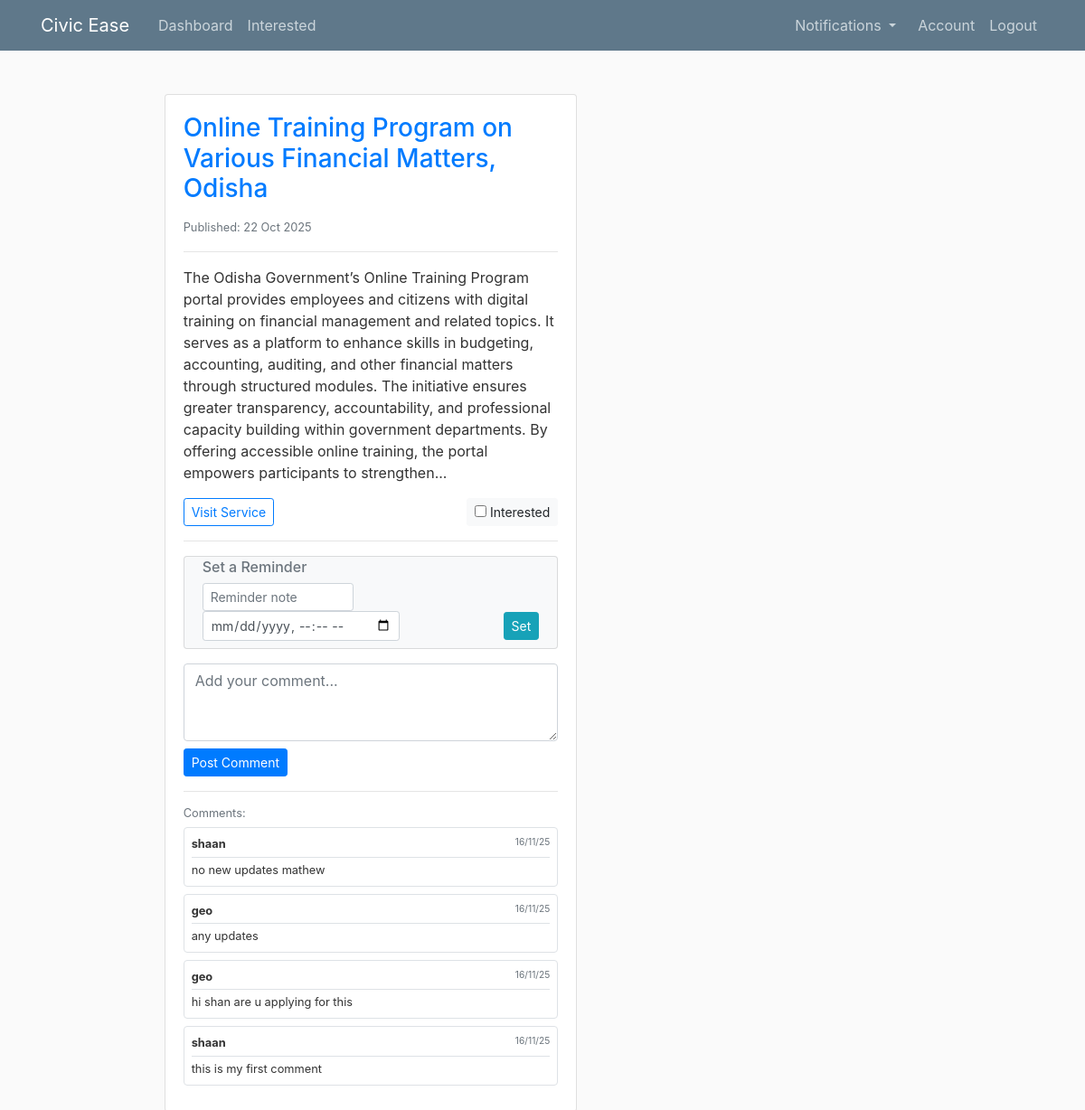
Before: /post/1 (signed in) with the older database file.
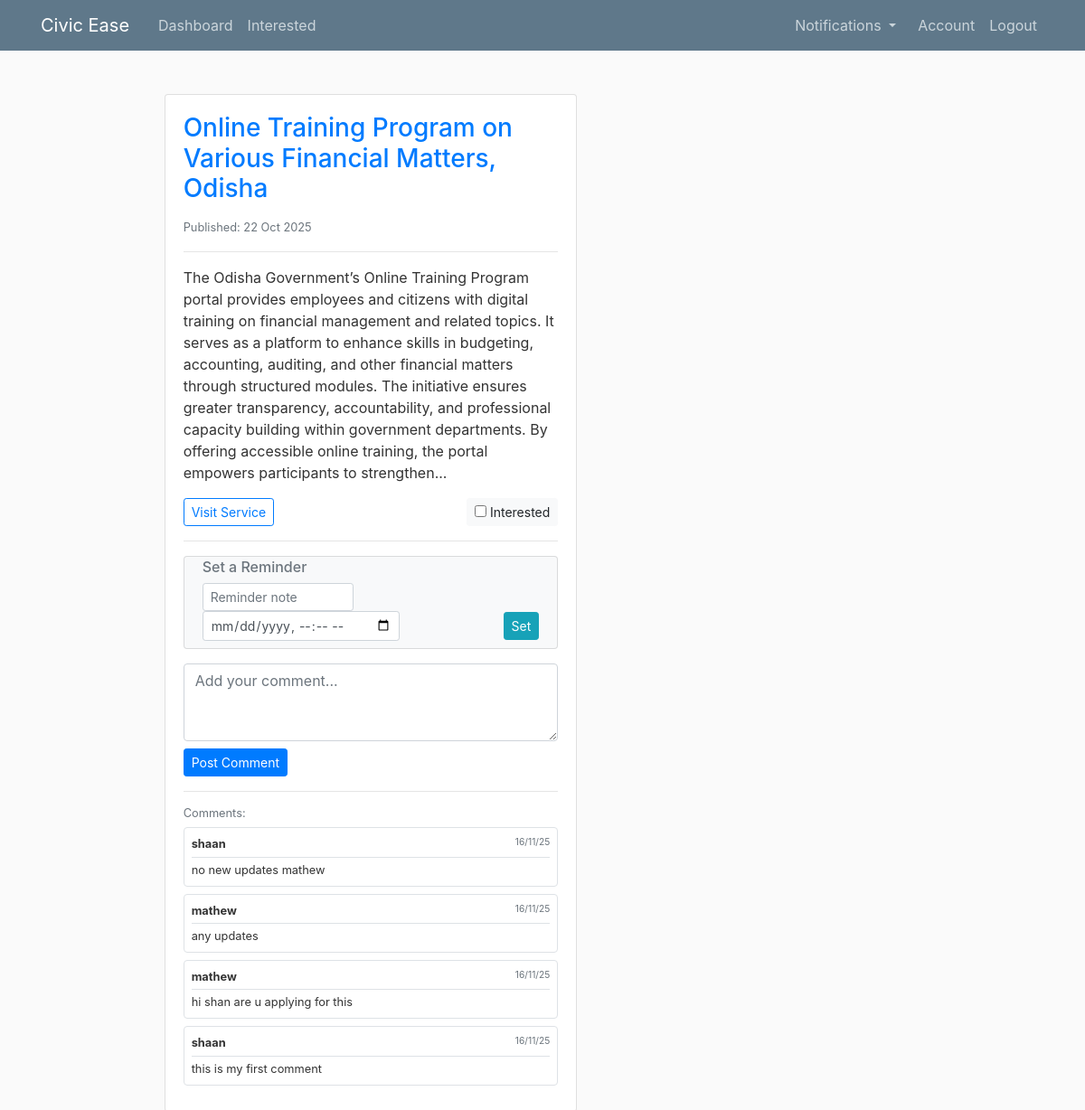
After: the same page with the newer database file.
### civic_app/models.py (models this page shows, shortened)
class Post(db.Model):
    __tablename__ = 'post'
    id = db.Column(db.Integer, primary_key=True)
    title = db.Column(db.String(100), nullable=False)
    rss_category_id = db.Column(db.Integer, nullable=True)
    rss_category_name = db.Column(db.String(120), nullable=True)
    rss_link = db.Column(db.String(300), nullable=True)
    rss_description = db.Column(db.Text, nullable=True)
    rss_pubDate = db.Column(db.DateTime, nullable=True)
    reviews = db.relationship('Review', back_populates='post')
    interests = db.relationship('Interest', back_populates='post', cascade="all, delete-orphan")
    notifications = db.relationship('Notification', back_populates='post', cascade="all, delete-orphan")

class Review(db.Model):
    __tablename__ = 'review'
    id = db.Column(db.Integer, primary_key=True)
    date_posted = db.Column(db.DateTime, nullable=False, default=datetime.utcnow)
    content = db.Column(db.Text, nullable=False)
    user_id = db.Column(db.Integer, db.ForeignKey('user.id'), nullable=False)
    post_id = db.Column(db.Integer, db.ForeignKey('post.id'), nullable=False)
    post = db.relationship('Post', back_populates='reviews')
    user = db.relationship('User', back_populates='reviews')

class User(db.Model, UserMixin):
    __tablename__ = 'user'
    id = db.Column(db.Integer, primary_key=True)
    username = db.Column(db.String(20), unique=True, nullable=False)
    email = db.Column(db.String(120), unique=True, nullable=False)
    image_file = db.Column(db.String(20), nullable=False, default='default.jpg')
    password = db.Column(db.String(60), nullable=False)
    reviews = db.relationship('Review', back_populates='user')
    interests = db.relationship('Interest', back_populates='user', cascade="all, delete-orphan")
    notifications = db.relationship('Notification', back_populates='user', lazy='dynamic')

### civic_app/routes.py (the view)
@app.route("/post/<int:post_id>")
@login_required
def post_detail(post_id):
    post = Post.query.get_or_404(post_id)
    reviews = Review.query.filter_by(post_id=post_id).order_by(Review.date_posted.desc()).all()
    return render_template('post.html', post=post, reviews=reviews)

### civic_app/models.py (called while the page is built)
@login_manager.user_loader
def load_user(user_id):
    return User.query.get(int(user_id))

### civic_app/routes.py (called while the page is built)
@app.context_processor
def inject_notifications():
    if current_user.is_authenticated:
        unread_notifs = Notification.query.filter(
            Notification.user_id == current_user.id,
            Notification.is_read == False,
            Notification.scheduled_time <= datetime.now()
        ).order_by(Notification.scheduled_time.desc()).all()
        return dict(active_notifications=unread_notifs)
    return dict(active_notifications=[])

### civic_app/templates/post.html (shortened to what this page needs)
{% extends "layout.html" %}
{% block content %}
<div class="container mt-4">
    <div class="row">
        <div class="col-md-8 offset-md-2">
            <div class="card">
                <div class="card-body">
                    <h3 class="card-title text-primary">{{ post.title }}</h3>
                    {% if post.rss_pubDate %}
                        <small class="text-muted">
                             Published: {{ post.rss_pubDate.strftime('%d %b %Y') }}
                        </small>
                    {% endif %}
                    <hr>
                    <p class="card-text">{{ post.rss_description }}</p>
                    <div class="d-flex justify-content-between align-items-center">
                        {% if post.rss_link %}
                            <a href="{{ post.rss_link }}" target="_blank" class="btn btn-outline-primary btn-sm">
                                 Visit Service
                            </a>
                        {% endif %}
                        <form id="interestForm{{ post.id }}" method="POST" action="{{ url_for('toggle_interest', post_id=post.id) }}">
                            <label class="btn btn-light btn-sm mb-0">
                                <input type="checkbox" name="interested" value="yes"
                                onchange="document.getElementById('interestForm{{ post.id }}').submit();"
                                {% if current_user.is_authenticated and (current_user.interests | selectattr('post_id', 'equalto', post.id) | list) %} checked {% endif %}>
                                 Interested
                            </label>
                        </form>
                    </div>
                    <hr>
                    {% if current_user.is_authenticated %}
                    <div class="card bg-light mb-3">
                        <div class="card-body py-2">
                            <h6 class="card-subtitle mb-2 text-muted"> Set a Reminder</h6>
                            <form method="POST" action="{{ url_for('set_notification') }}" class="form-inline justify-content-between">
                                <input type="text" name="message" class="form-control form-control-sm mr-2" placeholder="Reminder note" required style="width: 45%;">
                                <input type="datetime-local" name="scheduled_time" class="form-control form-control-sm mr-2" required>
                                <button type="submit" class="btn btn-info btn-sm">Set</button>
                            </form>
                        </div>
                    </div>
                    {% endif %}
                    {% if current_user.is_authenticated %}
                        <form method="POST" action="{{ url_for('add_comment') }}">
                            <div class="mb-2">
                                <textarea class="form-control" name="comment" rows="3" placeholder="Add your comment..."></textarea>
                            </div>
                            <button type="submit" class="btn btn-primary btn-sm">Post Comment</button>
                        </form>
                    {% else %}
                        <small class="text-muted">
                            <a href="{{ url_for('login') }}">Login</a> to add comments and set reminders
                        </small>
                    {% endif %}
                    <hr>
                    {% if reviews %}
                        <div class="comments-section">
                            <h6 class="small text-muted mb-2">Comments:</h6>
                            {% for review in reviews %}
                                <div class="small mb-2 p-2 bg-white rounded border">
                                    <div class="d-flex justify-content-between border-bottom pb-1 mb-1">
                                        <strong>{{ review.user.username }}</strong>
                                        <small class="text-muted">{{ review.date_posted.strftime('%d/%m/%y') }}</small>
                                    </div>
                                    <div>{{ review.content }}</div>
                                </div>
                            {% endfor %}
                        </div>
                    {% endif %}
                </div>
            </div>
        </div>
    </div>
</div>
{% endblock content %}

### civic_app/templates/layout.html (shortened to what this page needs)
<!DOCTYPE html>
<html>
<head>
  <link rel="stylesheet" href="{{ url_for('static', filename='css/bootstrap.min.css') }}">
  <link rel="stylesheet" type="text/css" href="{{ url_for('static', filename='main.css') }}">
</head>
<body>
  <header class="site-header">
    <nav class="navbar navbar-expand-md navbar-dark bg-steel fixed-top">
      <div class="container">
        <a class="navbar-brand mr-4"
          href="{% if current_user.is_authenticated %}{{ url_for('landing') }}{% else %}{{ url_for('landing') }}{% endif %}">Civic
          Ease</a>
        <div class="collapse navbar-collapse" id="navbarToggle">
          <div class="navbar-nav mr-auto">
            {% if current_user.is_authenticated %}
            <a class="nav-item nav-link" href="{{ url_for('home') }}">Dashboard</a>
            <a class="nav-item nav-link" href="{{ url_for('my_interests') }}">Interested</a>
            {% else %}
            <a class="nav-item nav-link" href="{{ url_for('landing') }}">Home</a>
            {% endif %}
          </div>
          <div class="navbar-nav">
            {% if current_user.is_authenticated %}
            <li class="nav-item dropdown mx-2">
              <a class="nav-link dropdown-toggle" href="#" id="notifications-menu" role="button" data-toggle="dropdown"
                aria-haspopup="true" aria-expanded="false">
                Notifications
              </a>
            </li>
            <a class="nav-item nav-link" href="{{ url_for('account') }}">Account</a>
            <a class="nav-item nav-link" href="{{ url_for('logout') }}">Logout</a>
            {% else %}
            <a class="nav-item nav-link" href="{{ url_for('login') }}">Login</a>
            <a class="nav-item nav-link" href="{{ url_for('register') }}">Register</a>
            {% endif %}
          </div>
        </div>
      </div>
    </nav>
  </header>
  <main role="main" class="container">
    <div class="row">
      <div class="col-md-8">
        {% block content %}{% endblock %}
      </div>
    </div>
  </main>
</body>
</html>

### civic_app/static/main.css (style rules this page uses)
body { background: #fafafa; color: #333333; margin-top: 5rem; }
h1, h2, h3, h4, h5, h6 { color: #444444; }
.bg-steel { background-color: #5f788a; }
.site-header .navbar-nav .nav-link { color: #cbd5db; }

Changed rows visible on the page:
changed through a linked row, Review "any updates": user.username "geo" → "mathew"
changed through a linked row, Review "hi shan are u applying for this": user.username "geo" → "mathew"
